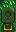

This is a level from a 2D game, rendered from its Tiled map with the project's own tilesets. A one-line summary and the map file follow, with tile-layer data summarised:
An orthogonal 1x2 tile map with 16x16 px tiles, 5 tile layers (Back, Back1, Buildings, Front, ...), 2 tilesets and 1 object (TileData).

<map version="1.10" tiledversion="1.11.0" orientation="orthogonal" renderorder="right-down" width="1" height="2" tilewidth="16" tileheight="16" infinite="0" nextlayerid="11" nextobjectid="2">
 <tileset firstgid="1" name="spring_outdoorsTileSheet" tilewidth="16" tileheight="16" tilecount="1975" columns="25">
  <image source="asstes/spring_outdoorsTileSheet.png" width="400" height="1264" />
 </tileset>
 <tileset firstgid="1976" name="Map" tilewidth="16" tileheight="16" tilecount="592" columns="37">
  <image source="asstes/Map.png" width="592" height="256" />
 </tileset>
 <layer id="9" name="Back" width="1" height="2">
  <data>[2 cells, 2 non-empty, 2 distinct tile ids]</data>
 </layer>
 <layer id="10" name="Back1" width="1" height="2">
  <data>[2 cells, 0 non-empty, 0 distinct tile ids]</data>
 </layer>
 <objectgroup id="2" name="Back" />
 <layer id="3" name="Buildings" width="1" height="2">
  <data>[2 cells, 1 non-empty, 1 distinct tile ids]</data>
 </layer>
 <objectgroup id="4" name="Buildings">
  <object id="1" name="TileData" x="0" y="16" width="16" height="16">
   <properties>
    <property name="Action" value="Warp 23 51 Custom_SweetValley.Sweet" />
   </properties>
  </object>
 </objectgroup>
 <layer id="5" name="Front" width="1" height="2">
  <data>[2 cells, 1 non-empty, 1 distinct tile ids]</data>
 </layer>
 <objectgroup id="6" name="Front" />
 <layer id="7" name="Front2" width="1" height="2">
  <data>[2 cells, 1 non-empty, 1 distinct tile ids]</data>
 </layer>
 <objectgroup id="8" name="Front2" />
</map>
